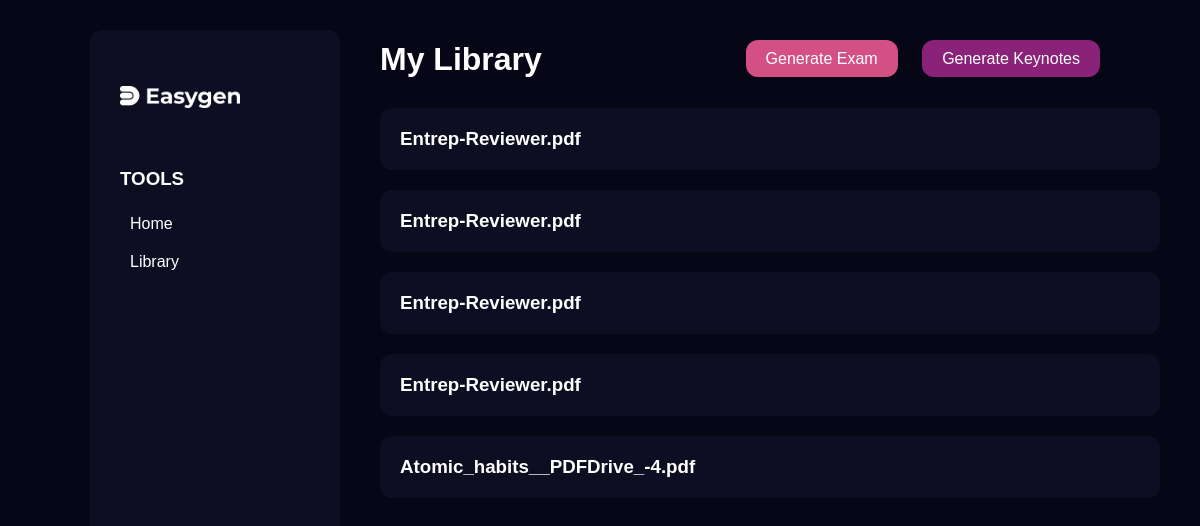
The app's page /library, older data.
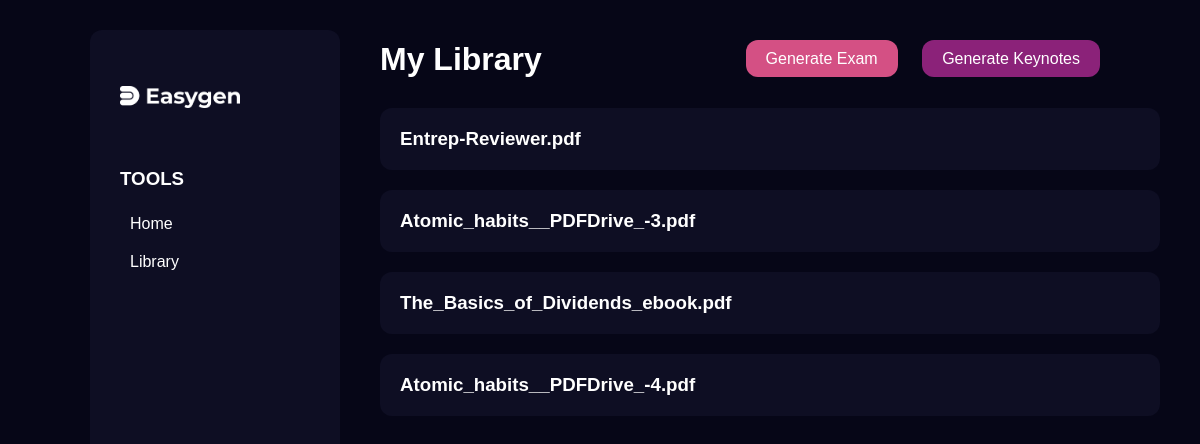
The same page, newer data.
### app/schema.py (models this page shows, shortened)
class QuestionSet(db.Model):
    __tablename__ = 'question_set'
    id = db.Column(db.Integer, primary_key=True)
    title = db.Column(db.String(150))
    created_at = db.Column(db.DateTime(timezone=True), default=db.func.current_timestamp())
    questions = db.relationship('Question')

### app/blueprints/library.py (the view)
@library.route('/library')
def library_page():
    question_sets = QuestionSet.query.all()
    return render_template('library.html', question_sets=question_sets)

### app/templates/library.html (shortened to what this page needs)
{% extends 'layout/dashboard.html'%}
{% block content%}
<div class="my-library-container">
    <h1>My Library</h1>
    <div class="btn-container">
        <a class="btn" href="{{ url_for('upload.upload_page')}}">Generate Exam</a>
        <a class="btn" href="{{ url_for('key_upload.key_upload_page')}}">Generate Keynotes</a>
    </div>
</div>
    <div class="continue-card-container">
        {% for set in question_sets %}
        <div class="continue-card" data-set-id="{{ set.id }}">
            <h3>{{ set.title }}</h3>
        </div>
        {% endfor %}
    </div>
{% endblock %}

Row changes from the older to the newer data that the page shows:
removed QuestionSet: title "Entrep-Reviewer.pdf"
removed QuestionSet: title "Entrep-Reviewer.pdf"
removed QuestionSet: title "Entrep-Reviewer.pdf"
added QuestionSet: title "Atomic_habits__PDFDrive_-3.pdf"
added QuestionSet: title "The_Basics_of_Dividends_ebook.pdf"
